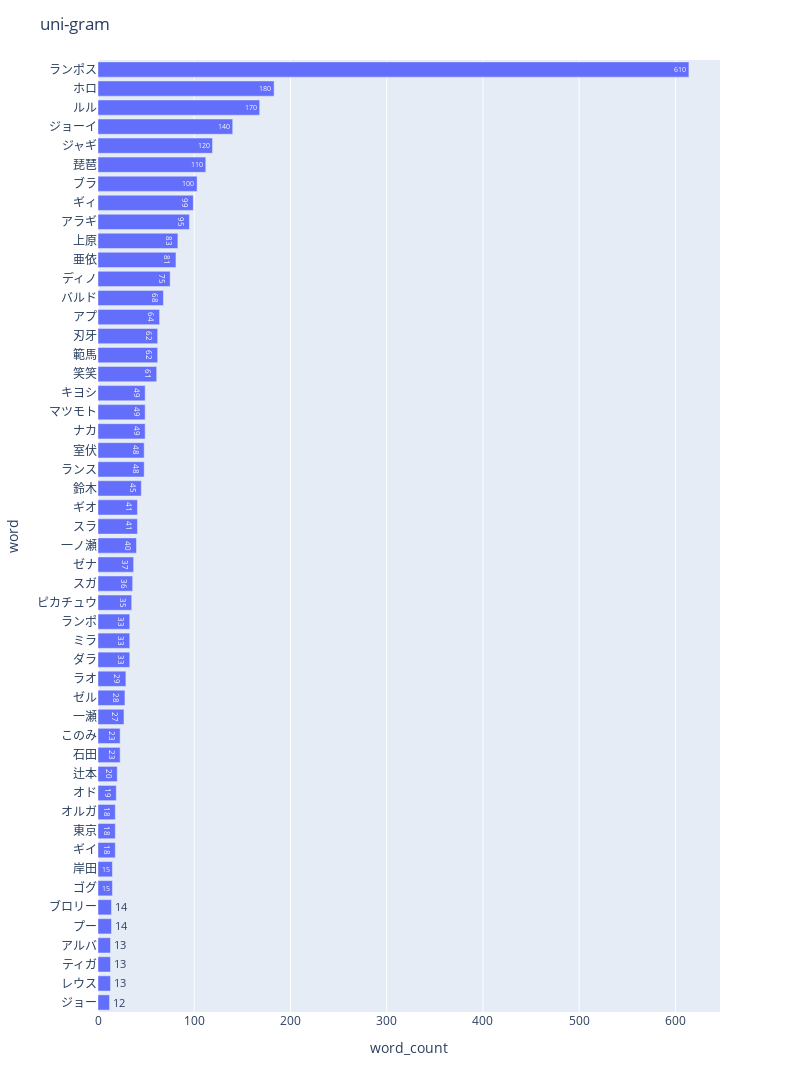

The cell this chart's notebook holds for it:
### Code cell
npt.bar_ngram(
    title='uni-gram',
    xaxis_label='word_count',
    yaxis_label='word',
    ngram=1,
    top_n=50,
    stopwords=stopwords,
)

### Figure 1 — Plotly figure (JSON) as saved in the notebook; plotly's stock layout.template omitted (floating-point values rounded to 4 significant figures)
{"data": [{"alignmentgroup": "True", "hovertemplate": "word_count=%{text}<br>word=%{y}<extra></extra>", "legendgroup": "", "marker": {"pattern": {"shape": ""}}, "name": "", "offsetgroup": "", "orientation": "h", "showlegend": false, "text": [12, 13, 13, 13, 14, 14, 15, 15, 18, 18, 18, 19, 20, 23, 23, 27, 28, 29, 33, 33, 33, 35, 36, 37, 40, 41, 41, 45, 48, 48, 49, 49, 49, 61, 62, 62, 64, 68, 75, 81, 83, 95, 99, 103, 112, 119, 140, 168, 183, 614], "textposition": "auto", "texttemplate": "%{text:.2s}", "type": "bar", "x": [12, 13, 13, 13, 14, 14, 15, 15, 18, 18, 18, 19, 20, 23, 23, 27, 28, 29, 33, 33, 33, 35, 36, 37, 40, 41, 41, 45, 48, 48, 49, 49, 49, 61, 62, 62, 64, 68, 75, 81, 83, 95, 99, 103, 112, 119, 140, 168, 183, 614], "xaxis": "x", "y": ["ジョー", "レウス", "ティガ", "アルバ", "プー", "ブロリー", "ゴグ", "岸田", "ギイ", "東京", "オルガ", "オド", "辻本", "石田", "このみ", "一瀬", "ゼル", "ラオ", "ダラ", "ミラ", "ランポ", "ピカチュウ", "スガ", "ゼナ", "一ノ瀬", "スラ", "ギオ", "鈴木", "ランス", "室伏", "ナカ", "マツモト", "キヨシ", "笑笑", "範馬", "刃牙", "アプ", "バルド", "ディノ", "亜依", "上原", "アラギ", "ギィ", "ブラ", "琵琶", "ジャギ", "ジョーイ", "ルル", "ホロ", "ランポス"], "yaxis": "y"}], "layout": {"barmode": "relative", "height": 1100, "legend": {"tracegroupgap": 0}, "margin": {"t": 60}, "title": {"text": "uni-gram"}, "width": 800, "xaxis": {"anchor": "y", "autorange": true, "domain": [0, 1], "range": [0, 646.3], "title": {"text": "word_count"}, "type": "linear"}, "yaxis": {"anchor": "x", "autorange": true, "domain": [0, 1], "range": [-0.5, 49.5], "title": {"text": "word"}, "type": "category"}}}
